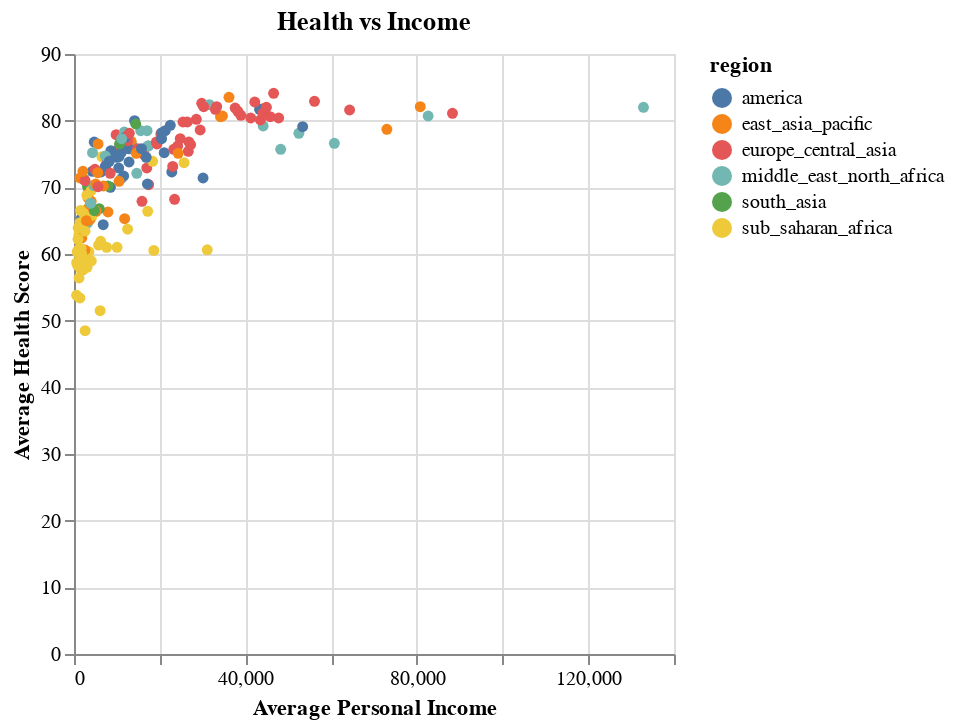

This figure's notebook cell:
### Markdown cell above
### Part 1.4 Data binding (10 points)

Modified on the part 1.1 figure, instead of the using the legend, now include a radio button on the region such that each selection only highlights one region and make the other points to be grey. Also add the selection to the opacity such that only the selected region has a opacity value 1 while the other are 0.1.

### Code cell
selection = alt.selection_point(fields = ['region'], bind = 'legend')

chart = alt.Chart(gapminder).mark_circle().encode(
    x=alt.X('income:Q', title='Average Personal Income'),
    y=alt.Y('health:Q', title='Average Health Score'),
    color=alt.condition(selection, 'region:N', alt.value('grey')),
    opacity=alt.condition(selection, alt.value(1), alt.value(0.1)),
    tooltip=['country', 'population']
).properties(
    title = 'Health vs Income'
).add_params(
    selection
)

chart

### Figure 1 — Vega-Lite specification as saved in the notebook (floating-point values rounded to 4 significant figures; data arrays with more than 128 entries replaced by an {"elided": "..."} marker saying what was removed)
{"config": {"view": {"continuousWidth": 300, "continuousHeight": 300}}, "data": {"name": "data-0cccb53798da4802be2d0e8a4b32b4c1"}, "mark": {"type": "circle"}, "encoding": {"color": {"condition": {"param": "param_4", "field": "region", "type": "nominal"}, "value": "grey"}, "opacity": {"condition": {"param": "param_4", "value": 1}, "value": 0.1}, "tooltip": [{"field": "country", "type": "nominal"}, {"field": "population", "type": "quantitative"}], "x": {"field": "income", "title": "Average Personal Income", "type": "quantitative"}, "y": {"field": "health", "title": "Average Health Score", "type": "quantitative"}}, "params": [{"name": "param_4", "select": {"type": "point", "fields": ["region"]}, "bind": "legend"}], "title": "Health vs Income", "$schema": "https://vega.github.io/schema/vega-lite/v5.20.1.json", "datasets": {"data-0cccb53798da4802be2d0e8a4b32b4c1": {"elided": "187 records"}}}
